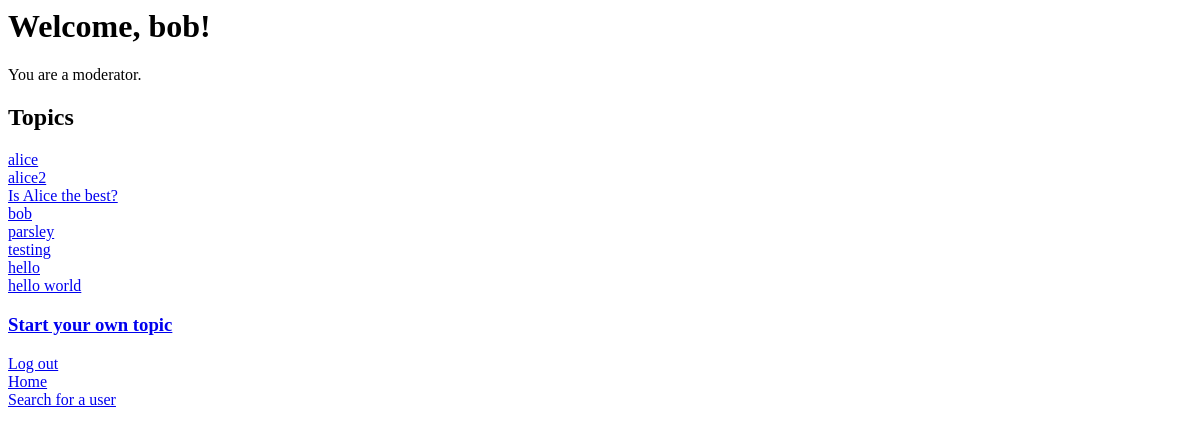
The app's page /home/ (signed in), older data.
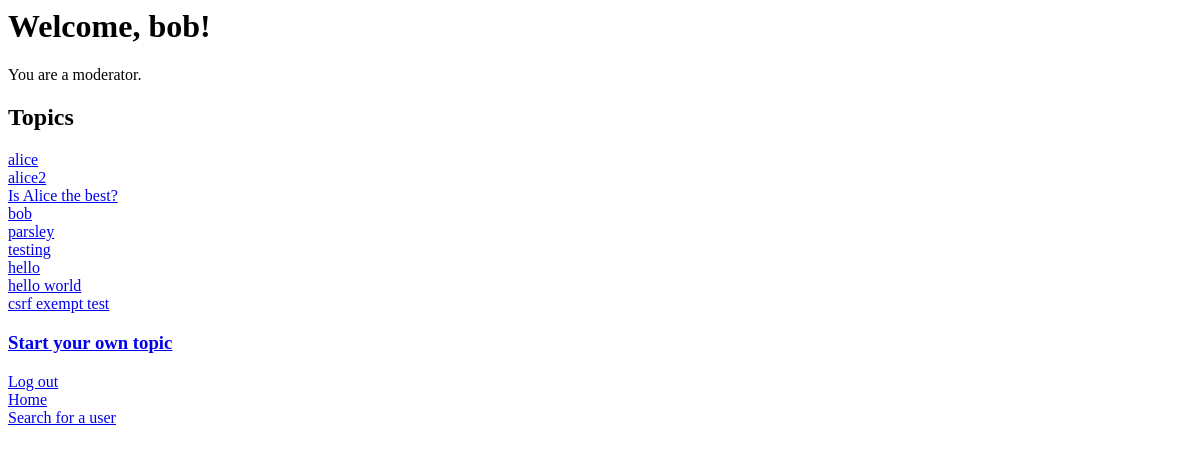
The same page, newer data.
### app/models.py (models this page shows)
class Topic(models.Model):
    title = models.CharField(max_length=100, default='')
    text = models.CharField(max_length=1000, default='')
    visible = models.BooleanField(default=True)
    poster = models.ForeignKey(User, on_delete=models.CASCADE)

### app/views.py (the view)
# urls.py: path('home/', views.home, name='home'),
@csrf_exempt
def home(request):
    try:
        username = request.session['username']
        moderator_status = request.session['moderator']
    except:
        response = HttpResponseRedirect("/")
        return response
    request.session['latest_activity'] = str(datetime.now())
    topics = Topic.objects.all()
    return render(request, 'home.html', {'topics':topics, 'username':username, 'moderator':moderator_status})

### app/templates/home.html
{% extends "default.html" %}
{% block content %}
<h1>Welcome, {{ username }}!</h1>
{% if moderator %}
You are a moderator.
{% endif %}
<p>
    <h2>Topics</h2>
    {% for topic in topics %}
        <a href="{% url 'topic' topic.id %}">{{ topic.title }}</a>
        <br>
    {% endfor %}
    <p>
        <a href="/new_topic"><h3>Start your own topic</h3></a>
    </p>
</p>
{% endblock %}

### app/templates/default.html
{% block content %}{% endblock %}
<p>
    <a href="/logout/">Log out</a>
    <br>
    <a href="/home/">Home</a>
    <br>
    <a href="/search/">Search for a user</a>
</p>

Row changes from the older to the newer data that the page shows:
added Topic: title "csrf exempt test"
